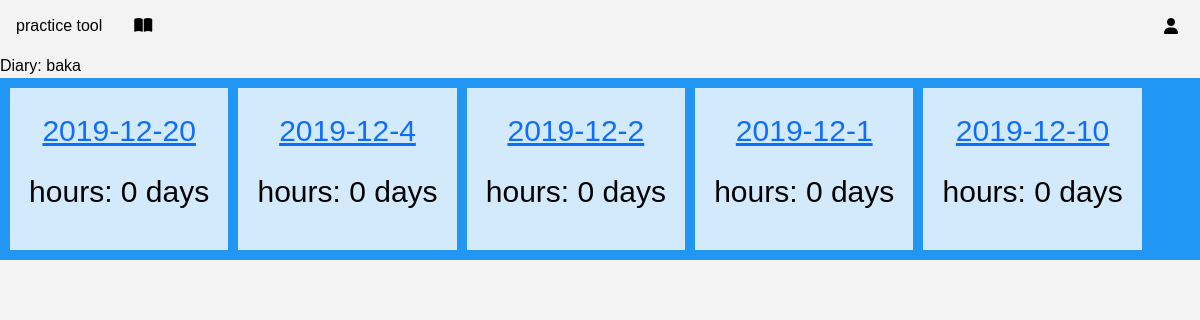
Screenshot of /diary/1 (signed in) with the database file from the repository.
### models.py (models this page shows)
class Diary(db.Model):
    __tablename__ = 'Diary'
    id = db.Column(db.Integer, primary_key=True, nullable=False)
    user_id = db.Column(db.Integer, ForeignKey('User.id'), nullable=False)
    title = db.Column(db.String)
    entries = relationship('Entry', back_populates='diary')

class Entry(db.Model):
    __tablename__ = 'Entry'
    id = db.Column(db.Integer, primary_key=True, nullable=False)
    user_id = db.Column(db.Integer, ForeignKey('User.id'), nullable=False)
    diary_id = db.Column(db.Integer, ForeignKey('Diary.id'), nullable=False)
    title = db.Column(db.Text)
    notes = db.Column(db.Text)
    diary = relationship('Diary', back_populates='entries')
    activities = relationship('Activity', back_populates='entry')

class Activity(db.Model):
    id = db.Column(db.Integer, primary_key=True, nullable=False)
    user_id = db.Column(db.Integer, ForeignKey('User.id'), nullable=False)
    entry_id = db.Column(db.Integer, ForeignKey('Entry.id'), nullable=False)
    start_time = db.Column(db.DateTime)
    end_time = db.Column(db.DateTime)
    entry = relationship('Entry', back_populates='activities')

### app.py (the view)
@app.route('/diary/<int:id>', methods=['GET', 'POST'])
@login_required
def diary(id):
    diary = models.Diary.query.filter_by(user_id=current_user.id, id=id).all()
    return render_template('diary.html', diary=diary)

### app.py (called while the page is built)
@login_manager.user_loader
def load_user(id):
    return models.User.query.get(int(id))

### templates/diary.html
{% extends 'layout.html' %} {% block content %}
{% for diary in diary%}
Diary: {{diary.title}}
<div class="grid-container">
    {% for entry in diary.entries %}
  <div class="entry">
    <p><a href="{{url_for('entry', id=entry.id)}}">{{entry.title}}</a></p>
    {% for activity in entry.activities %}
    <p>hours: {{(activity.start_time - activity.end_time).days}} days</p>
    {% endfor %}
  </div>
  {% endfor %}
  {% endfor %}
</div>
{% endblock %}

### static/css/style.css (style rules this page uses)
body { background-color: #F3F3F3; color: black; border-color: #E9492B; font-family: "Century Gothic", CenturyGothic, AppleGothic, sans-serif; overflow-x: hidden; padding: 0; margin: 0; }
.grid-container { display: grid; grid-template-columns: auto auto auto auto auto auto; gap: 10px; background-color: #2196F3; padding: 10px; }
.grid-container > div { background-color: rgba(255, 255, 255, 0.8); text-align: center; padding: 20px 0; font-size: 30px; }

### rows the page displays
Diary: title "baka"
Entry: title "2019-12-20"
Activity: (activity.start_time-activity.end_time).days "0"
Entry: title "2019-12-4"
Activity: (activity.start_time-activity.end_time).days "0"
Entry: title "2019-12-2"
Activity: (activity.start_time-activity.end_time).days "0"
Entry: title "2019-12-1"
Activity: (activity.start_time-activity.end_time).days "0"
Entry: title "2019-12-10"
Activity: (activity.start_time-activity.end_time).days "0"
